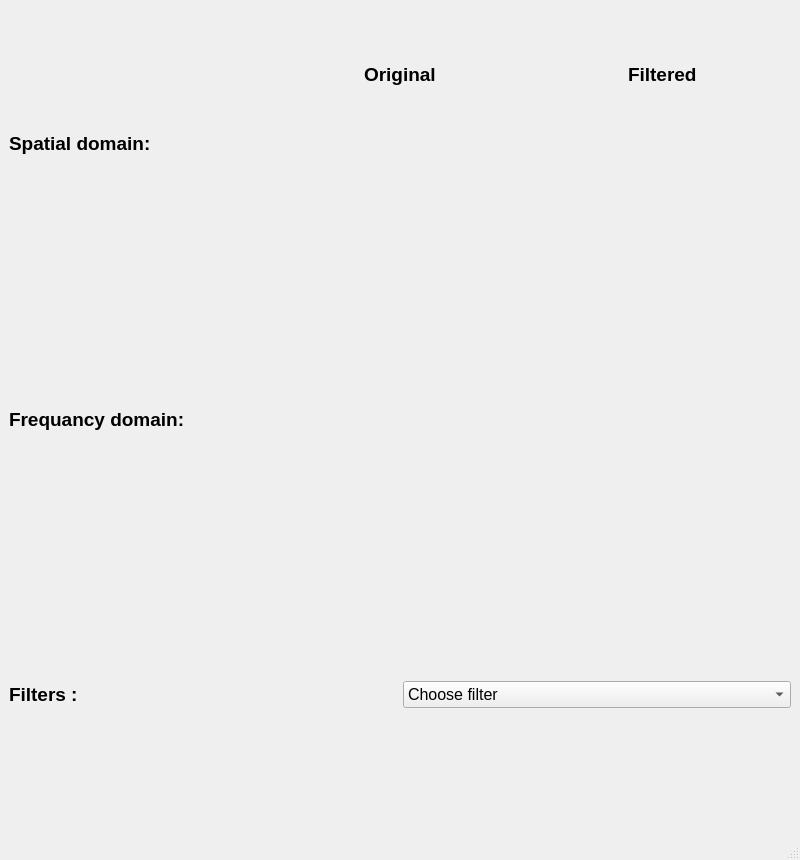
<?xml version="1.0" encoding="UTF-8"?>
<ui version="4.0">
 <class>MainWindow</class>
 <widget class="QMainWindow" name="MainWindow">
  <property name="geometry">
   <rect>
    <x>0</x>
    <y>0</y>
    <width>800</width>
    <height>860</height>
   </rect>
  </property>
  <property name="windowTitle">
   <string>MainWindow</string>
  </property>
  <widget class="QWidget" name="centralwidget">
   <layout class="QGridLayout" name="gridLayout">
    <item row="0" column="0">
     <layout class="QHBoxLayout" name="horizontalLayout">
      <item>
       <widget class="QLabel" name="spatial_domain">
        <property name="font">
         <font>
          <pointsize>14</pointsize>
          <weight>75</weight>
          <bold>true</bold>
         </font>
        </property>
        <property name="text">
         <string>Spatial domain:</string>
        </property>
       </widget>
      </item>
      <item>
       <layout class="QVBoxLayout" name="verticalLayout_2">
        <item alignment="Qt::AlignHCenter|Qt::AlignVCenter">
         <widget class="QLabel" name="original">
          <property name="font">
           <font>
            <pointsize>14</pointsize>
            <weight>75</weight>
            <bold>true</bold>
           </font>
          </property>
          <property name="layoutDirection">
           <enum>Qt::LeftToRight</enum>
          </property>
          <property name="text">
           <string>Original</string>
          </property>
          <property name="textFormat">
           <enum>Qt::PlainText</enum>
          </property>
         </widget>
        </item>
        <item>
         <widget class="QLabel" name="original_image">
          <property name="text">
           <string/>
          </property>
         </widget>
        </item>
       </layout>
      </item>
      <item>
       <layout class="QVBoxLayout" name="verticalLayout">
        <item alignment="Qt::AlignHCenter|Qt::AlignVCenter">
         <widget class="QLabel" name="filtered">
          <property name="font">
           <font>
            <pointsize>14</pointsize>
            <weight>75</weight>
            <bold>true</bold>
           </font>
          </property>
          <property name="text">
           <string>Filtered</string>
          </property>
         </widget>
        </item>
        <item>
         <widget class="QLabel" name="filtered_image">
          <property name="text">
           <string/>
          </property>
         </widget>
        </item>
       </layout>
      </item>
     </layout>
    </item>
    <item row="1" column="0">
     <layout class="QHBoxLayout" name="horizontalLayout_2">
      <item>
       <widget class="QLabel" name="frequency_domain">
        <property name="font">
         <font>
          <pointsize>14</pointsize>
          <weight>75</weight>
          <bold>true</bold>
         </font>
        </property>
        <property name="text">
         <string>Frequancy domain:</string>
        </property>
       </widget>
      </item>
      <item>
       <layout class="QVBoxLayout" name="verticalLayout_3">
        <item>
         <widget class="QLabel" name="original_freq">
          <property name="text">
           <string/>
          </property>
         </widget>
        </item>
       </layout>
      </item>
      <item>
       <layout class="QVBoxLayout" name="verticalLayout_4">
        <item>
         <widget class="QLabel" name="filtered_freq">
          <property name="text">
           <string/>
          </property>
         </widget>
        </item>
       </layout>
      </item>
     </layout>
    </item>
    <item row="2" column="0">
     <layout class="QHBoxLayout" name="horizontalLayout_3">
      <item>
       <widget class="QLabel" name="filters">
        <property name="font">
         <font>
          <pointsize>14</pointsize>
          <weight>75</weight>
          <bold>true</bold>
         </font>
        </property>
        <property name="text">
         <string>Filters :</string>
        </property>
       </widget>
      </item>
      <item alignment="Qt::AlignVCenter">
       <widget class="QComboBox" name="choosefilter">
        <property name="font">
         <font>
          <pointsize>12</pointsize>
         </font>
        </property>
        <item>
         <property name="text">
          <string>Choose filter</string>
         </property>
        </item>
        <item>
         <property name="text">
          <string>High pass filter in frequancy</string>
         </property>
        </item>
        <item>
         <property name="text">
          <string>High pass filter in spatial</string>
         </property>
        </item>
        <item>
         <property name="text">
          <string>Low pass filter in frequancy</string>
         </property>
        </item>
        <item>
         <property name="text">
          <string>Low pass filter in spatial</string>
         </property>
        </item>
        <item>
         <property name="text">
          <string>Median filter</string>
         </property>
        </item>
        <item>
         <property name="text">
          <string>Negative laplacian filter</string>
         </property>
        </item>
        <item>
         <property name="text">
          <string>Positive laplacian filter</string>
         </property>
        </item>
        <item>
         <property name="text">
          <string>Histogram Equalization</string>
         </property>
        </item>
       </widget>
      </item>
     </layout>
    </item>
   </layout>
  </widget>
  <widget class="QMenuBar" name="menubar">
   <property name="geometry">
    <rect>
     <x>0</x>
     <y>0</y>
     <width>800</width>
     <height>26</height>
    </rect>
   </property>
  </widget>
  <widget class="QStatusBar" name="statusbar"/>
 </widget>
 <resources/>
 <connections/>
</ui>
